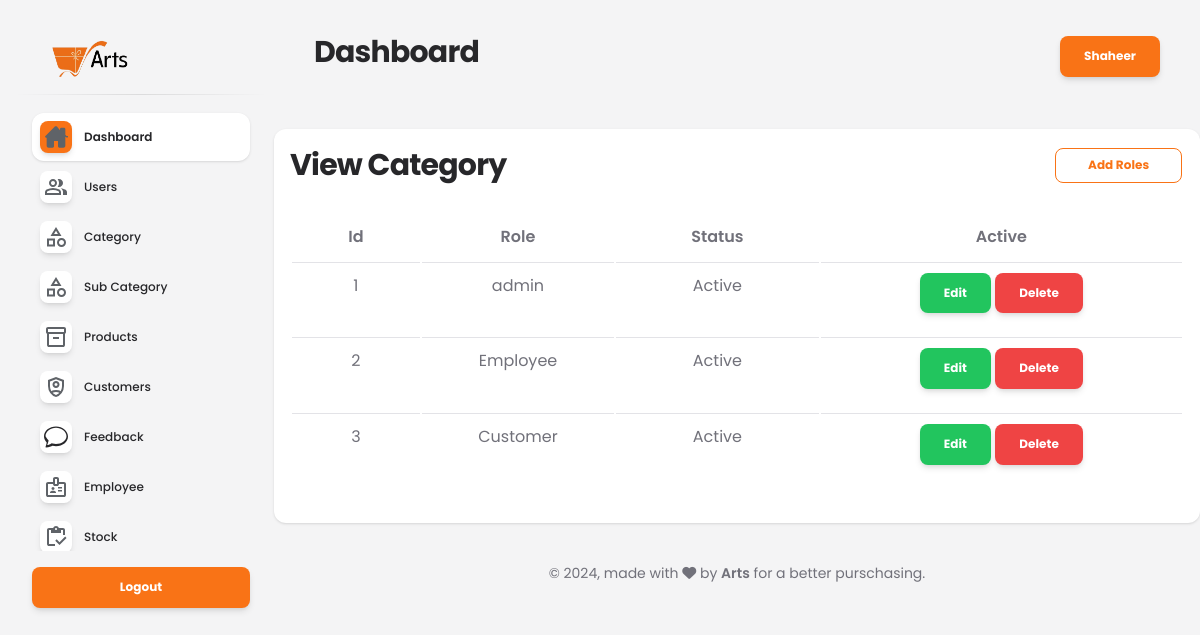
Page /admin/view_roles.php (signed in) on the committed database.
### tables this page shows
CREATE TABLE `role` (
  `Id` int(11) NOT NULL,
  `Role` varchar(225) NOT NULL,
  `Status` varchar(225) NOT NULL
);

### admin/view_roles.php (the view, shortened to what this page needs)
<?php
include('header.php');
?>
<div class="col-md-12 mb-4 mt-4 ">
<div class="card card-body p-3 ">
    <div class="white_card card_height_100 mb_30">
      <div class="white_card_header">
        <div class="row">
          <div class="col-md-10 main-title">
            <h3 class="m-0">View Category</h3>
          </div>
          <li class="col-md-2 nav-item d-flex align-items-center">
                <a class="btn btn-outline-primary btn-sm mb-0 me-0"  href="roles.php">Add Roles</a>
              </li>
          </div>
        </div>
      </div>
      <div class="white_card_body">
            <table class="table mt-4">
              <thead class="text-center ">
                <tr>
                  <th>Id</th>
                  <th>Role</th>
                  <th>Status</th>
                  <th>Active</th>
                </tr>
              </thead>
              <tbody class="text-center">
              <?php
              $query = "SELECT * FROM `role`";
                        $result = mysqli_query($conn, $query);
                        if ($result) {
                            while ($row = mysqli_fetch_assoc($result)) {
                                echo "<tr>";
                                echo "<td>" . $row['Id'] . "</td>";
                                echo "<td>" . $row['Role'] . "</td>";
                                echo "<td>" . $row['Status'] . "</td>";
                                echo "<td>
                                        <a href='view_roles.php?edit=" . $row['Id'] . "' class='btn btn-success'>Edit</a>
                                        <a href='view_roles.php?delete=" . $row['Id'] . "' class='btn btn-danger' onclick='return confirm(\"Are you sure you want to delete this category?\");'>Delete</a>
                                      </td>";
                                echo "</tr>";
                            }
                        }
                        ?>
              </tbody>
            </table>
                </div>
</div>
</div>
<?php
include('footer.php');
?>

### rows in the picture
role: Id "1", Role "admin", Status "Active"
role: Id "2", Role "Employee", Status "Active"
role: Id "3", Role "Customer", Status "Active"

### other values in the picture
$_SESSION['Admin_name'] "Shaheer"
